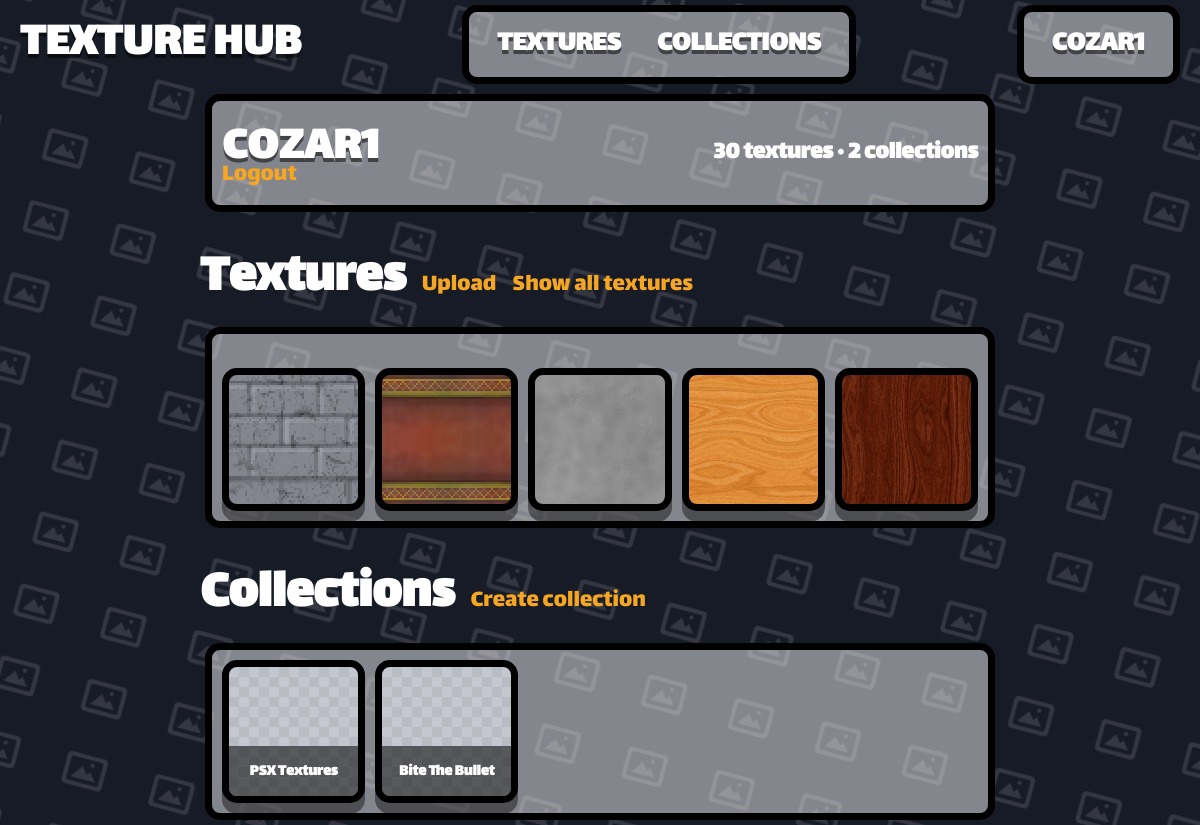
Before: /user/cozar1 (signed in) with the older database file.
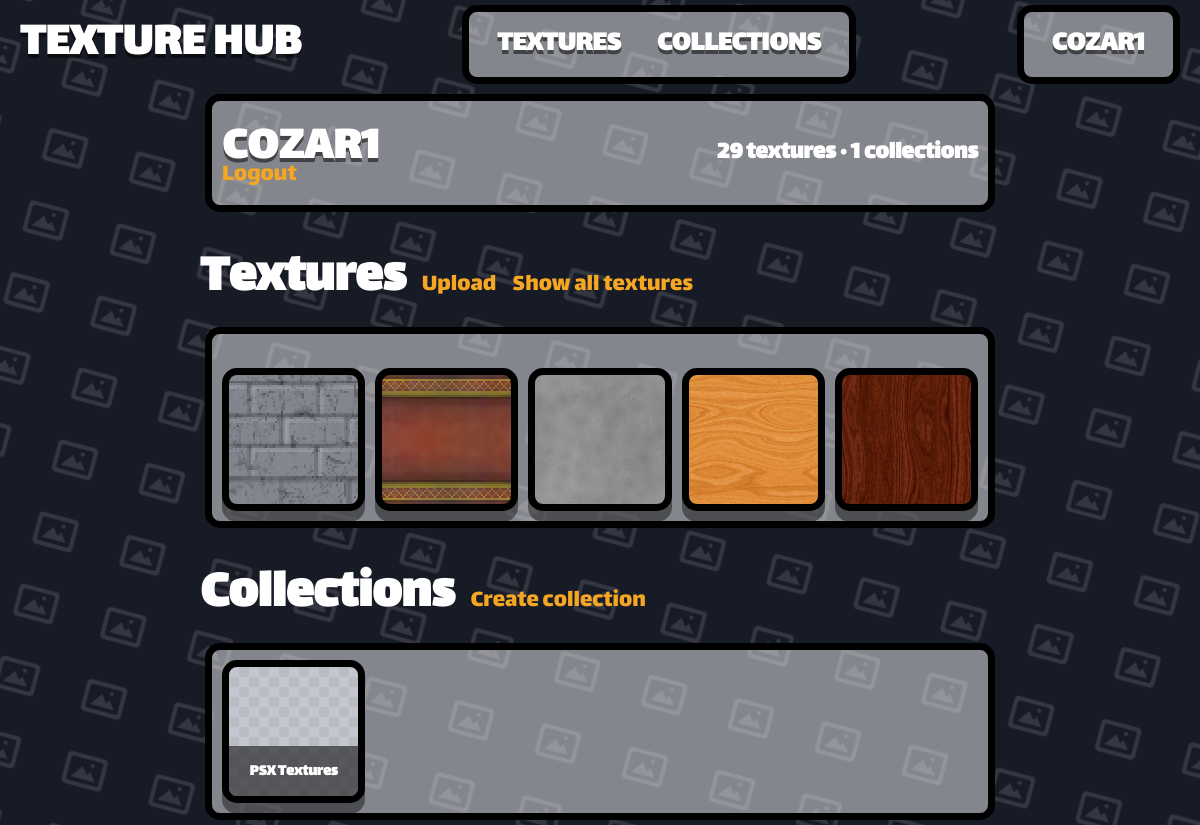
After: the same page with the newer database file.
### app.py (models this page shows)
class User(db.Model):
    __tablename__ = "User"
    user_id = db.Column(db.Integer, primary_key=True)
    user_name = db.Column(db.String(80), unique=True, nullable=False)
    user_password = db.Column(db.String(120), nullable=False)
    user_rating = db.Column(db.Integer, default=0)

class Texture(db.Model):
    __tablename__ = "Texture"
    texture_id = db.Column(db.Integer, primary_key=True)
    texture_name = db.Column(db.String(80), unique=True, nullable=False)
    texture_address = db.Column(db.String(120), nullable=False)
    texture_user_id = db.Column(db.Integer, default=0)
    texture_tags = db.Column(db.String(200), nullable=True)

class Collection(db.Model):
    __tablename__ = "Collection"
    collection_id = db.Column(db.Integer, primary_key=True)
    collection_name = db.Column(db.String(80), unique=True, nullable=False)
    collection_user_id = db.Column(db.String(120), nullable=False)
    collection_rating = db.Column(db.Integer, default=0)

### app.py (the view)
@app.route("/user/<username>")
def user_profile(username):
    profile_user = get_or_404(User, user_name=username)
    if profile_user is None:  # Makes sure user_id exists
        abort(404)
    textures = Texture.query.filter_by(texture_user_id=profile_user.user_id).all()
    collections = Collection.query.filter_by(
        collection_user_id=profile_user.user_id
    ).all()
    return render_template(
        "user.html",
        user=get_current_user(),
        profile_user=profile_user,
        follower_count=367,
        joined_display="1/05/2026",
        texture_count_display="3,546",
        collection_count_display="742",
        texture_more_total=13357,
        collection_more_total=13357,
        textures=textures,
        collections=collections,
        owner=profile_user == get_current_user(),
    )

### app.py (called while the page is built)
def get_current_user():
    user_id = session.get("user_id")
    if user_id is None:
        return None
    return User.query.get(user_id)

@app.template_filter("texture_url")
def texture_image_url(address):
    if not address:
        return DEFAULT_TEXTURE_URL
    addr = str(address).strip().replace("\\", "/")
    if addr.startswith("/static/images/"):
        rel = addr[len("/static/images/") :]
    elif addr.startswith("static/images/"):
        rel = addr[len("static/images/") :]
    else:
        rel = os.path.basename(addr)
    rel = os.path.basename(rel)
    if not rel or rel.startswith("."):
        return DEFAULT_TEXTURE_URL
    full = os.path.join(STATIC_IMAGES_DIR, rel)
    if os.path.isfile(full):
        return f"/static/images/{rel}"
    return DEFAULT_TEXTURE_URL

def get_or_404(model, **filters):
    obj = model.query.filter_by(**filters).first()
    if obj is None:
        abort(404)
    return obj

### templates/user.html (shortened to what this page needs)
{% extends "template.html" %}
{% block content %}
<div>
    <div class="container">
        <div class="th-detail-title-row">
            <h1 class="th-detail-title">{{ profile_user.user_name }}</h1>
            <div class="th-detail-author">{{ textures|length }} textures · {{ collections|length }} collections</div>
        </div>
        <a href="/logout" class="th-user-option" type="submit">Logout</a>
    </div>
    <div class="th-textures-header" style="margin-top: 24px;">
        <h1>Textures</h1>
        <a class="th-user-option" href="/upload">Upload</a>
        <a class="th-user-option" href="/0?user={{ profile_user.user_name | urlencode }}">Show all textures</a>
    </div>
    <div class="container">
        {% if textures|length > 0 %}
        <div class="th-texture-grid" style="margin-top: 24px;">
            {% for item in textures[:5] %}
            {% include "texture_template.html" %}
            {% endfor %}
        </div>
        {% else %}
        <p>No Textures, Try Creating One!</p>
        {% endif%}
    </div>
    <div class="th-textures-header" style="margin-top: 24px;">
        <h1>Collections</h1>
        <a class="th-user-option" href="/create_collection">Create collection</a>
    </div>
    <div class="container">
        {% if collections|length > 0 %}
        <div class="th-texture-grid">
            {% for item in collections[:5] %}
            {% include "collection_template.html" %}
            {% endfor %}
        </div>
        {% else %}
        <p style="width:fit-content">No Collections, Try Creating One!</p>
        {% endif%}
    </div>
</div>
{% endblock %}

### templates/template.html (shortened to what this page needs)
<!DOCTYPE html>
<html lang="en">
<head>
    <link rel="stylesheet" href="https://cdnjs.cloudflare.com/ajax/libs/font-awesome/6.5.2/css/all.min.css">
    <link rel="stylesheet" href="/static/style.css">
</head>
<body class="th-body">
    {% if request.endpoint not in ('login', 'signup') %}
    <header class="th-navbar">
        <a href="/" class="th-brand">TEXTURE HUB</a>
        <div class="container">
            <ul class="th-nav-links">
                <li><a href="/0" class="th-nav-link {% if request.path == '/' %}is-active{% endif %}">TEXTURES</a></li>
                <li><a href="/1"
                        class="th-nav-link {% if request.path == '/collections' %}is-active{% endif %}">COLLECTIONS</a>
                </li>
            </ul>
        </div>
        <div class="container">
            <ul class="th-nav-links">
                {% if user %}
                <li><a class="th-nav-link" href="/user/{{ user.user_name }}">{{ user.user_name }}</a></li>
                {% else %}
                <li><a href="/login" class="th-nav-link {% if request.path == '/' %}is-active{% endif %}">Login</a></li>
                {% endif %}
            </ul>
        </div>
    </header>
    {% endif %}
    <main class="th-page">
        {% block content %}
        {% endblock %}
    </main>
</body>
</html>

### templates/texture_template.html
<a href="/texture/{{ item.texture_id }}" class="item"
    style="background-image: url('{{ item.texture_address | texture_url }}'); background-size: cover; background-position: center; background-repeat: no-repeat;">
    <div class="item-thumb"></div>
</a>

### templates/collection_template.html
<a href="/collection/{{ item.collection_id }}" class="item">
    <div class="item-thumb"></div>
    <div class="item-name">{{ item.collection_name }}</div>
</a>

Changed rows visible on the page:
removed Collection: collection_name "Bite The Bullet"
Other visible differences:
{{ textures|length }}: "30" → "29"
{{ collections|length }}: "2" → "1"
